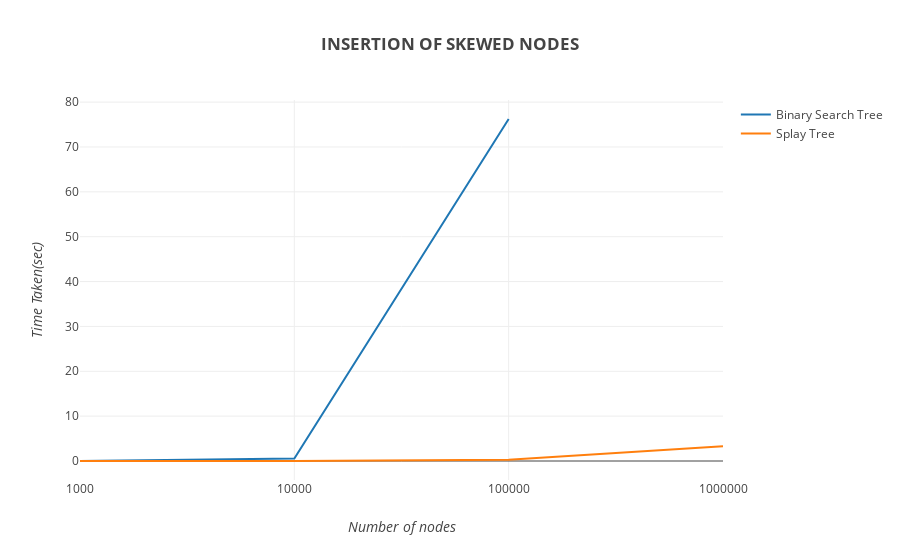

Write notebook code for a chart like this one.
### Code cell
x2 = [1000,10000,100000,1000000]
x1 = [1000,10000,100000]
y1 = [8.19,537.87,76234.2]
y2 = [2.73,25.93,299.21,3310.19]
y1 = [k/1000 for k in y1]
y2 = [k/1000 for k in y2]
layout = go.Layout(
            title='<b>INSERTION OF SKEWED NODES</b>',
            yaxis=dict(
                title='<i>Time Taken(sec)</i>'
            ),
            xaxis=dict(
                title='<i>Number of nodes</i>',
                type='category'
            )
        )
trace1 = go.Scatter(
            x=x1,
            y=y1,
            mode='lines',
            name='Binary Search Tree'
        )
trace2 = go.Scatter(
            x=x2,
            y=y2,
            mode='lines',
            name='Splay Tree'
        )
fig = go.Figure(data=[trace1,trace2], layout=layout)
py.offline.iplot(fig)

### Figure 1 — Plotly figure (JSON) as saved in the notebook; plotly's stock layout.template omitted (floating-point values rounded to 4 significant figures)
{"data": [{"mode": "lines", "name": "Binary Search Tree", "type": "scatter", "uid": "f7c8a2c9-8f13-4094-b6ea-9364c14b43d7", "x": [1000, 10000, 100000], "y": [0.00819, 0.5379, 76.23]}, {"mode": "lines", "name": "Splay Tree", "type": "scatter", "uid": "60ce2132-9d84-4cf6-a308-087128cfd21c", "x": [1000, 10000, 100000, 1000000], "y": [0.00273, 0.02593, 0.2992, 3.31]}], "layout": {"title": "<b>INSERTION OF SKEWED NODES</b>", "xaxis": {"title": "<i>Number of nodes</i>", "type": "category"}, "yaxis": {"title": "<i>Time Taken(sec)</i>"}}}
